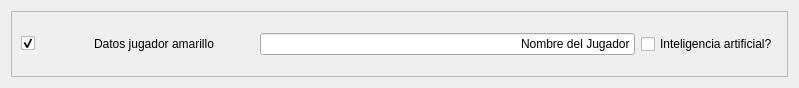
<?xml version="1.0" encoding="UTF-8"?>
<ui version="4.0">
 <class>wdgPlayer</class>
 <widget class="QWidget" name="wdgPlayer">
  <property name="geometry">
   <rect>
    <x>0</x>
    <y>0</y>
    <width>799</width>
    <height>88</height>
   </rect>
  </property>
  <property name="windowTitle">
   <string>Form</string>
  </property>
  <layout class="QVBoxLayout" name="verticalLayout_2">
   <item>
    <widget class="QFrame" name="frame">
     <property name="frameShape">
      <enum>QFrame::StyledPanel</enum>
     </property>
     <property name="frameShadow">
      <enum>QFrame::Raised</enum>
     </property>
     <layout class="QVBoxLayout" name="verticalLayout">
      <item>
       <layout class="QHBoxLayout" name="horizontalLayout">
        <item>
         <widget class="QCheckBox" name="chkPlays">
          <property name="toolTip">
           <string>Seleccionalo si quieres activar al jugador</string>
          </property>
          <property name="text">
           <string/>
          </property>
          <property name="checked">
           <bool>true</bool>
          </property>
         </widget>
        </item>
        <item>
         <widget class="QLabel" name="pixmap">
          <property name="text">
           <string/>
          </property>
          <property name="pixmap">
           <pixmap resource="../images/glparchis.qrc">:/glparchis/fichaamarilla.png</pixmap>
          </property>
         </widget>
        </item>
        <item>
         <widget class="QLabel" name="label">
          <property name="minimumSize">
           <size>
            <width>200</width>
            <height>0</height>
           </size>
          </property>
          <property name="maximumSize">
           <size>
            <width>200</width>
            <height>16777215</height>
           </size>
          </property>
          <property name="text">
           <string>Datos jugador amarillo</string>
          </property>
          <property name="alignment">
           <set>Qt::AlignCenter</set>
          </property>
         </widget>
        </item>
        <item>
         <widget class="QLineEdit" name="txt">
          <property name="toolTip">
           <string>Introduce el nombre del jugador</string>
          </property>
          <property name="text">
           <string>Nombre del Jugador</string>
          </property>
          <property name="alignment">
           <set>Qt::AlignRight|Qt::AlignTrailing|Qt::AlignVCenter</set>
          </property>
         </widget>
        </item>
        <item>
         <widget class="QCheckBox" name="chkIA">
          <property name="toolTip">
           <string>Selecciona si quieres que el jugador lo controle el ordenador</string>
          </property>
          <property name="text">
           <string>Inteligencia artificial?</string>
          </property>
         </widget>
        </item>
       </layout>
      </item>
     </layout>
    </widget>
   </item>
  </layout>
 </widget>
 <resources>
  <include location="../images/glparchis.qrc"/>
 </resources>
 <connections/>
</ui>
